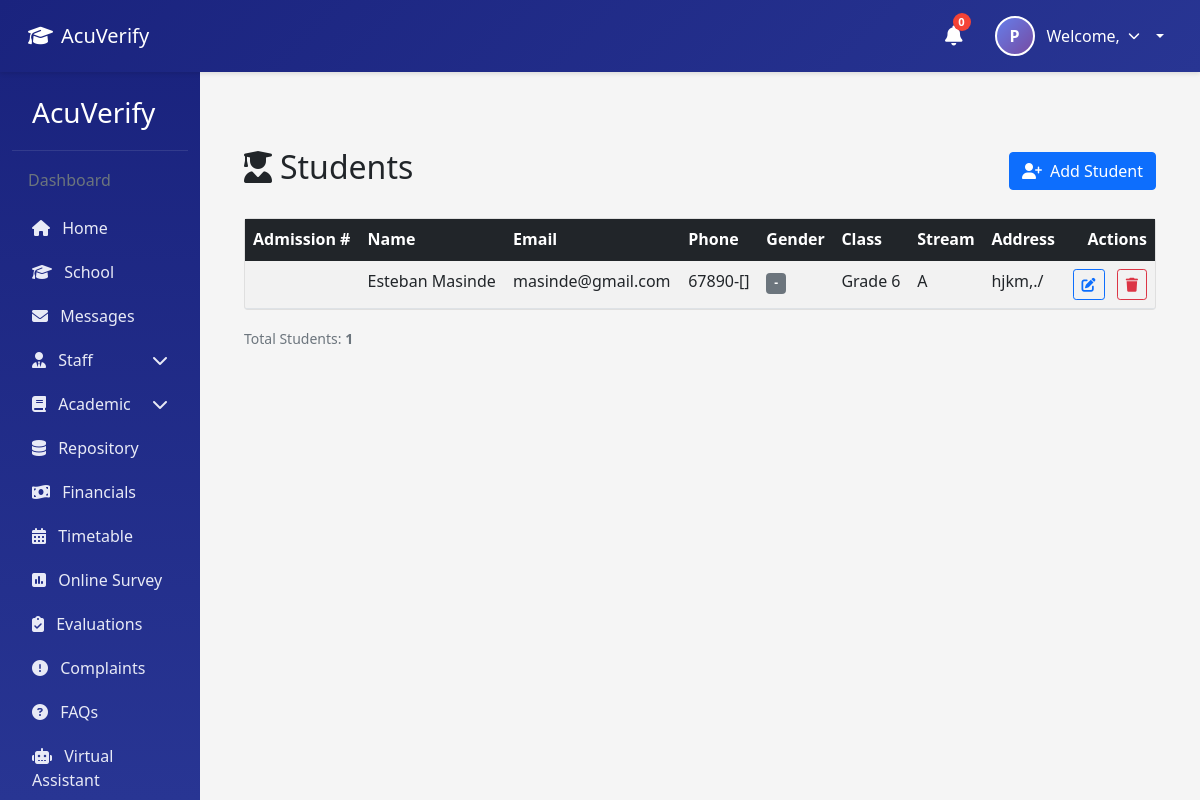
/students/ (signed in), run on an earlier commit of the app's database.
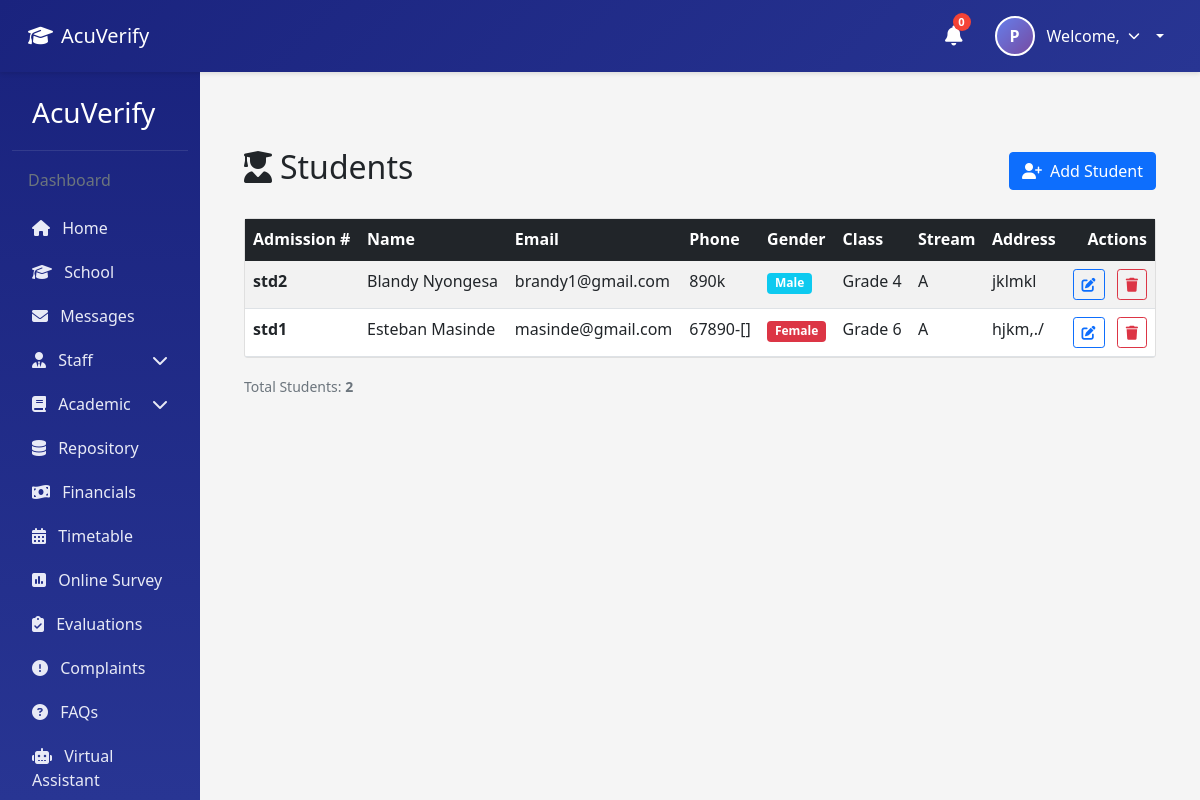
And on a later commit of the database.
### AcuVerifyapp/models.py (models this page shows, shortened)
class Students(models.Model):
    GENDER_CHOICES = [
        ('M', 'Male'),
        ('F', 'Female'),
    ]
    id=models.AutoField(primary_key=True)
    admission_number=models.CharField(max_length=50, unique=True, blank=True)  # Auto-generated during registration
    fname=models.CharField(max_length=255)
    lname=models.CharField(max_length=255)
    email=models.EmailField(max_length=255, validators=[EmailValidator()], blank=True, null=True)
    phone_number=models.CharField(max_length=20, blank=True, null=True)
    date_of_birth=models.DateField(null=True, blank=True)
    gender=models.CharField(max_length=1, choices=GENDER_CHOICES)
    profile_pic=models.ImageField(upload_to='student_profiles/', blank=True, null=True)  # Use ImageField for file uploads
    class_id=models.ForeignKey(Classes, on_delete=models.CASCADE, related_name='students')
    stream_id=models.ForeignKey(Streams, on_delete=models.CASCADE, related_name='students')
    address=models.TextField()
    created_at=models.DateTimeField(auto_now_add=True)
    updated_at=models.DateTimeField(auto_now=True)
    objects = models.Manager()
    class Meta:
        verbose_name_plural = "Students"

class Classes(models.Model):
    class_name=models.CharField(max_length=255)  # e.g., "Form 1", "Grade 7", "Class 3"
    education_level=models.ForeignKey(EducationLevel, on_delete=models.CASCADE, null=True, blank=True)
    created_at=models.DateTimeField(auto_now_add=True)
    updated_at=models.DateTimeField(auto_now=True)
    objects = models.Manager()

class Streams(models.Model):
    id=models.AutoField(primary_key=True)
    stream_name=models.CharField(max_length=255)  # e.g., "A", "B", "C", "East", "West"
    class_id=models.ForeignKey(Classes, on_delete=models.CASCADE, related_name='streams')
    created_at=models.DateTimeField(auto_now_add=True)
    updated_at=models.DateTimeField(auto_now=True)
    objects = models.Manager()
    class Meta:
        unique_together = [['class_id', 'stream_name']]

### AcuVerifyapp/views.py (the view)
# urls.py: path('students/', views.student_list, name='student_list'),
@login_required
def student_list(request):
        students = Students.objects.all().order_by('fname', 'lname')
        return render(request, 'student_list.html', {'students': students})

### AcuVerifyapp/templates/student_list.html (shortened to what this page needs)
{% extends "base.html" %}
{% load static %}
{% block content %}
<div class="container-fluid mt-5 pt-4">
  <div class="d-flex justify-content-between align-items-center mb-4">
    <h2><i class="fas fa-user-graduate me-2"></i>Students</h2>
    <a href="{% url 'register_student' %}" class="btn btn-primary">
      <i class="fas fa-user-plus me-2"></i>Add Student
    </a>
  </div>
  {% if students %}
  <div class="card">
    <div class="table-responsive">
      <table class="table table-striped table-hover mb-0">
        <thead class="table-dark">
          <tr>
            <th>Admission #</th>
            <th>Name</th>
            <th>Email</th>
            <th>Phone</th>
            <th>Gender</th>
            <th>Class</th>
            <th>Stream</th>
            <th>Address</th>
            <th class="text-end">Actions</th>
          </tr>
        </thead>
        <tbody>
          {% for student in students %}
          <tr>
            <td><strong>{{ student.admission_number }}</strong></td>
            <td>{{ student.fname }} {{ student.lname }}</td>
            <td>{{ student.email|default:"-" }}</td>
            <td>{{ student.phone_number|default:"-" }}</td>
            <td>
              {% if student.gender == "M" %}
                <span class="badge bg-info">Male</span>
              {% elif student.gender == "F" %}
                <span class="badge bg-danger">Female</span>
              {% else %}
                <span class="badge bg-secondary">-</span>
              {% endif %}
            </td>
            <td>{{ student.class_id.class_name }}</td>
            <td>{{ student.stream_id.stream_name }}</td>
            <td>{{ student.address|truncatewords:5 }}</td>
            <td class="text-end">
              <a href="{% url 'edit_student' student.id %}" class="btn btn-sm btn-outline-primary me-2" title="Edit">
                <i class="fas fa-edit"></i>
              </a>
              <form action="{% url 'delete_student' student.id %}" method="post" class="d-inline">
                <button type="submit" class="btn btn-sm btn-outline-danger" onclick="return confirm('Are you sure you want to delete {{ student.fname }} {{ student.lname }}?');" title="Delete">
                  <i class="fas fa-trash"></i>
                </button>
              </form>
            </td>
          </tr>
          {% endfor %}
        </tbody>
      </table>
    </div>
  </div>
  <div class="mt-3">
    <small class="text-muted">Total Students: <strong>{{ students|length }}</strong></small>
  </div>
  {% endif %}
</div>
{% endblock %}

What changed in the data, as far as the page shows it:
added Students: admission_number "std2", fname "Blandy", lname "Nyongesa", email "brandy1@gmail.com", phone_number "890k", gender "Male", class_id.class_name "Grade 4", stream_id.stream_name "A", address "jklmkl"
changed Students "Esteban": admission_number (not shown) → "std1"; gender "-" → "Female"
Also different on the page:
{{ students|length }}: "1" → "2"
